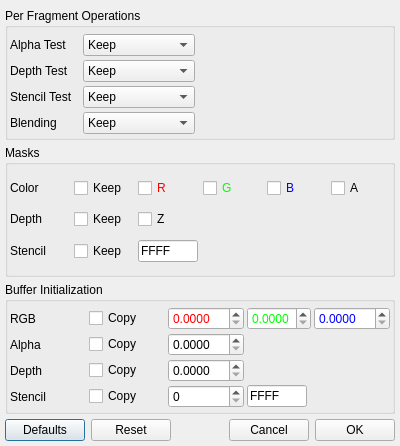
<?xml version="1.0" encoding="UTF-8"?>
<ui version="4.0">
 <class>ShFragmentTest</class>
 <widget class="QDialog" name="ShFragmentTest">
  <property name="geometry">
   <rect>
    <x>0</x>
    <y>0</y>
    <width>400</width>
    <height>446</height>
   </rect>
  </property>
  <property name="windowTitle">
   <string>Dialog</string>
  </property>
  <layout class="QVBoxLayout">
   <property name="spacing">
    <number>5</number>
   </property>
   <property name="leftMargin">
    <number>5</number>
   </property>
   <property name="topMargin">
    <number>8</number>
   </property>
   <property name="rightMargin">
    <number>5</number>
   </property>
   <property name="bottomMargin">
    <number>5</number>
   </property>
   <item>
    <widget class="QGroupBox" name="gbFragment">
     <property name="sizePolicy">
      <sizepolicy hsizetype="Preferred" vsizetype="Minimum">
       <horstretch>0</horstretch>
       <verstretch>0</verstretch>
      </sizepolicy>
     </property>
     <property name="title">
      <string>Per Fragment Operations</string>
     </property>
     <layout class="QGridLayout">
      <property name="sizeConstraint">
       <enum>QLayout::SetDefaultConstraint</enum>
      </property>
      <property name="leftMargin">
       <number>2</number>
      </property>
      <property name="topMargin">
       <number>5</number>
      </property>
      <property name="rightMargin">
       <number>2</number>
      </property>
      <property name="bottomMargin">
       <number>2</number>
      </property>
      <property name="horizontalSpacing">
       <number>10</number>
      </property>
      <property name="verticalSpacing">
       <number>3</number>
      </property>
      <item row="0" column="0">
       <widget class="QLabel" name="label_5">
        <property name="text">
         <string>Alpha Test</string>
        </property>
       </widget>
      </item>
      <item row="0" column="1">
       <widget class="QComboBox" name="cbAlphaTest">
        <property name="sizeAdjustPolicy">
         <enum>QComboBox::AdjustToContents</enum>
        </property>
        <item>
         <property name="text">
          <string>Keep</string>
         </property>
        </item>
        <item>
         <property name="text">
          <string>Force Disabled</string>
         </property>
        </item>
        <item>
         <property name="text">
          <string>Force Enabled</string>
         </property>
        </item>
       </widget>
      </item>
      <item row="3" column="1">
       <widget class="QComboBox" name="cbBlending">
        <item>
         <property name="text">
          <string>Keep</string>
         </property>
        </item>
        <item>
         <property name="text">
          <string>Force Disabled</string>
         </property>
        </item>
        <item>
         <property name="text">
          <string>Force Enabled</string>
         </property>
        </item>
       </widget>
      </item>
      <item row="2" column="1">
       <widget class="QComboBox" name="cbStencilTest">
        <item>
         <property name="text">
          <string>Keep</string>
         </property>
        </item>
        <item>
         <property name="text">
          <string>Force Disabled</string>
         </property>
        </item>
        <item>
         <property name="text">
          <string>Force Enabled</string>
         </property>
        </item>
       </widget>
      </item>
      <item row="3" column="0">
       <widget class="QLabel" name="label_8">
        <property name="text">
         <string>Blending</string>
        </property>
       </widget>
      </item>
      <item row="1" column="1">
       <widget class="QComboBox" name="cbDepthTest">
        <item>
         <property name="text">
          <string>Keep</string>
         </property>
        </item>
        <item>
         <property name="text">
          <string>Force Disabled</string>
         </property>
        </item>
        <item>
         <property name="text">
          <string>Force Enabled</string>
         </property>
        </item>
       </widget>
      </item>
      <item row="2" column="0">
       <widget class="QLabel" name="label_7">
        <property name="text">
         <string>Stencil Test</string>
        </property>
       </widget>
      </item>
      <item row="1" column="0">
       <widget class="QLabel" name="label_6">
        <property name="text">
         <string>Depth Test</string>
        </property>
       </widget>
      </item>
      <item row="0" column="2" rowspan="4">
       <spacer name="spacer_3">
        <property name="orientation">
         <enum>Qt::Horizontal</enum>
        </property>
        <property name="sizeHint" stdset="0">
         <size>
          <width>40</width>
          <height>20</height>
         </size>
        </property>
       </spacer>
      </item>
     </layout>
    </widget>
   </item>
   <item>
    <widget class="QGroupBox" name="gbMasks">
     <property name="title">
      <string>Masks</string>
     </property>
     <layout class="QGridLayout">
      <property name="leftMargin">
       <number>2</number>
      </property>
      <property name="topMargin">
       <number>5</number>
      </property>
      <property name="rightMargin">
       <number>2</number>
      </property>
      <property name="bottomMargin">
       <number>2</number>
      </property>
      <property name="horizontalSpacing">
       <number>5</number>
      </property>
      <property name="verticalSpacing">
       <number>3</number>
      </property>
      <item row="0" column="2">
       <widget class="QCheckBox" name="checkBox">
        <property name="palette">
         <palette>
          <active>
           <colorrole role="WindowText">
            <brush brushstyle="SolidPattern">
             <color alpha="255">
              <red>255</red>
              <green>0</green>
              <blue>0</blue>
             </color>
            </brush>
           </colorrole>
           <colorrole role="Text">
            <brush brushstyle="SolidPattern">
             <color alpha="255">
              <red>0</red>
              <green>0</green>
              <blue>0</blue>
             </color>
            </brush>
           </colorrole>
           <colorrole role="ButtonText">
            <brush brushstyle="SolidPattern">
             <color alpha="255">
              <red>0</red>
              <green>0</green>
              <blue>0</blue>
             </color>
            </brush>
           </colorrole>
          </active>
          <inactive>
           <colorrole role="WindowText">
            <brush brushstyle="SolidPattern">
             <color alpha="255">
              <red>255</red>
              <green>0</green>
              <blue>0</blue>
             </color>
            </brush>
           </colorrole>
           <colorrole role="Text">
            <brush brushstyle="SolidPattern">
             <color alpha="255">
              <red>0</red>
              <green>0</green>
              <blue>0</blue>
             </color>
            </brush>
           </colorrole>
           <colorrole role="ButtonText">
            <brush brushstyle="SolidPattern">
             <color alpha="255">
              <red>0</red>
              <green>0</green>
              <blue>0</blue>
             </color>
            </brush>
           </colorrole>
          </inactive>
          <disabled>
           <colorrole role="WindowText">
            <brush brushstyle="SolidPattern">
             <color alpha="255">
              <red>128</red>
              <green>128</green>
              <blue>128</blue>
             </color>
            </brush>
           </colorrole>
           <colorrole role="Text">
            <brush brushstyle="SolidPattern">
             <color alpha="255">
              <red>199</red>
              <green>199</green>
              <blue>199</blue>
             </color>
            </brush>
           </colorrole>
           <colorrole role="ButtonText">
            <brush brushstyle="SolidPattern">
             <color alpha="255">
              <red>128</red>
              <green>128</green>
              <blue>128</blue>
             </color>
            </brush>
           </colorrole>
          </disabled>
         </palette>
        </property>
        <property name="text">
         <string>R</string>
        </property>
       </widget>
      </item>
      <item row="2" column="0">
       <widget class="QLabel" name="label_10">
        <property name="text">
         <string>Depth</string>
        </property>
       </widget>
      </item>
      <item row="0" column="3">
       <widget class="QCheckBox" name="checkBox_2">
        <property name="palette">
         <palette>
          <active>
           <colorrole role="WindowText">
            <brush brushstyle="SolidPattern">
             <color alpha="255">
              <red>0</red>
              <green>255</green>
              <blue>0</blue>
             </color>
            </brush>
           </colorrole>
          </active>
          <inactive>
           <colorrole role="WindowText">
            <brush brushstyle="SolidPattern">
             <color alpha="255">
              <red>0</red>
              <green>255</green>
              <blue>0</blue>
             </color>
            </brush>
           </colorrole>
          </inactive>
          <disabled>
           <colorrole role="WindowText">
            <brush brushstyle="SolidPattern">
             <color alpha="255">
              <red>128</red>
              <green>128</green>
              <blue>128</blue>
             </color>
            </brush>
           </colorrole>
          </disabled>
         </palette>
        </property>
        <property name="text">
         <string>G</string>
        </property>
       </widget>
      </item>
      <item row="0" column="0">
       <widget class="QLabel" name="label_9">
        <property name="text">
         <string>Color</string>
        </property>
       </widget>
      </item>
      <item row="0" column="1">
       <widget class="QCheckBox" name="checkBox_8">
        <property name="text">
         <string>Keep</string>
        </property>
       </widget>
      </item>
      <item row="2" column="1">
       <widget class="QCheckBox" name="checkBox_7">
        <property name="text">
         <string>Keep</string>
        </property>
       </widget>
      </item>
      <item row="3" column="1">
       <widget class="QCheckBox" name="checkBox_6">
        <property name="text">
         <string>Keep</string>
        </property>
       </widget>
      </item>
      <item row="2" column="2">
       <widget class="QCheckBox" name="checkBox_5">
        <property name="text">
         <string>Z</string>
        </property>
       </widget>
      </item>
      <item row="0" column="4">
       <widget class="QCheckBox" name="checkBox_3">
        <property name="palette">
         <palette>
          <active>
           <colorrole role="WindowText">
            <brush brushstyle="SolidPattern">
             <color alpha="255">
              <red>0</red>
              <green>0</green>
              <blue>255</blue>
             </color>
            </brush>
           </colorrole>
          </active>
          <inactive>
           <colorrole role="WindowText">
            <brush brushstyle="SolidPattern">
             <color alpha="255">
              <red>0</red>
              <green>0</green>
              <blue>255</blue>
             </color>
            </brush>
           </colorrole>
          </inactive>
          <disabled>
           <colorrole role="WindowText">
            <brush brushstyle="SolidPattern">
             <color alpha="255">
              <red>128</red>
              <green>128</green>
              <blue>128</blue>
             </color>
            </brush>
           </colorrole>
          </disabled>
         </palette>
        </property>
        <property name="text">
         <string>B</string>
        </property>
       </widget>
      </item>
      <item row="3" column="0">
       <widget class="QLabel" name="label_11">
        <property name="text">
         <string>Stencil</string>
        </property>
       </widget>
      </item>
      <item row="0" column="5">
       <widget class="QCheckBox" name="checkBox_4">
        <property name="text">
         <string>A</string>
        </property>
       </widget>
      </item>
      <item row="3" column="2">
       <widget class="QLineEdit" name="lineEdit">
        <property name="sizePolicy">
         <sizepolicy hsizetype="Fixed" vsizetype="Fixed">
          <horstretch>0</horstretch>
          <verstretch>0</verstretch>
         </sizepolicy>
        </property>
        <property name="maximumSize">
         <size>
          <width>60</width>
          <height>16777215</height>
         </size>
        </property>
        <property name="inputMask">
         <string>HHhh; </string>
        </property>
        <property name="text">
         <string>FFFF</string>
        </property>
        <property name="cursorPosition">
         <number>0</number>
        </property>
       </widget>
      </item>
     </layout>
    </widget>
   </item>
   <item>
    <widget class="QGroupBox" name="gbBuffer">
     <property name="title">
      <string>Buffer Initialization</string>
     </property>
     <layout class="QGridLayout">
      <property name="leftMargin">
       <number>2</number>
      </property>
      <property name="topMargin">
       <number>5</number>
      </property>
      <property name="rightMargin">
       <number>2</number>
      </property>
      <property name="bottomMargin">
       <number>2</number>
      </property>
      <property name="spacing">
       <number>3</number>
      </property>
      <item row="2" column="2">
       <widget class="QDoubleSpinBox" name="dsDepthValue">
        <property name="decimals">
         <number>4</number>
        </property>
       </widget>
      </item>
      <item row="1" column="2">
       <widget class="QDoubleSpinBox" name="dsAlphaValue">
        <property name="decimals">
         <number>4</number>
        </property>
        <property name="maximum">
         <double>1.000000000000000</double>
        </property>
        <property name="singleStep">
         <double>0.010000000000000</double>
        </property>
       </widget>
      </item>
      <item row="3" column="1">
       <widget class="QCheckBox" name="cbStencilCopy">
        <property name="text">
         <string>Copy</string>
        </property>
       </widget>
      </item>
      <item row="1" column="0">
       <widget class="QLabel" name="label_2">
        <property name="text">
         <string>Alpha</string>
        </property>
       </widget>
      </item>
      <item row="2" column="0">
       <widget class="QLabel" name="label_3">
        <property name="text">
         <string>Depth</string>
        </property>
       </widget>
      </item>
      <item row="0" column="3">
       <widget class="QDoubleSpinBox" name="dsGreenValue">
        <property name="palette">
         <palette>
          <active>
           <colorrole role="WindowText">
            <brush brushstyle="SolidPattern">
             <color alpha="255">
              <red>0</red>
              <green>0</green>
              <blue>0</blue>
             </color>
            </brush>
           </colorrole>
           <colorrole role="Text">
            <brush brushstyle="SolidPattern">
             <color alpha="255">
              <red>0</red>
              <green>255</green>
              <blue>0</blue>
             </color>
            </brush>
           </colorrole>
           <colorrole role="ButtonText">
            <brush brushstyle="SolidPattern">
             <color alpha="255">
              <red>0</red>
              <green>255</green>
              <blue>0</blue>
             </color>
            </brush>
           </colorrole>
          </active>
          <inactive>
           <colorrole role="WindowText">
            <brush brushstyle="SolidPattern">
             <color alpha="255">
              <red>0</red>
              <green>0</green>
              <blue>0</blue>
             </color>
            </brush>
           </colorrole>
           <colorrole role="Text">
            <brush brushstyle="SolidPattern">
             <color alpha="255">
              <red>0</red>
              <green>255</green>
              <blue>0</blue>
             </color>
            </brush>
           </colorrole>
           <colorrole role="ButtonText">
            <brush brushstyle="SolidPattern">
             <color alpha="255">
              <red>0</red>
              <green>255</green>
              <blue>0</blue>
             </color>
            </brush>
           </colorrole>
          </inactive>
          <disabled>
           <colorrole role="WindowText">
            <brush brushstyle="SolidPattern">
             <color alpha="255">
              <red>128</red>
              <green>128</green>
              <blue>128</blue>
             </color>
            </brush>
           </colorrole>
           <colorrole role="Text">
            <brush brushstyle="SolidPattern">
             <color alpha="255">
              <red>199</red>
              <green>199</green>
              <blue>199</blue>
             </color>
            </brush>
           </colorrole>
           <colorrole role="ButtonText">
            <brush brushstyle="SolidPattern">
             <color alpha="255">
              <red>128</red>
              <green>128</green>
              <blue>128</blue>
             </color>
            </brush>
           </colorrole>
          </disabled>
         </palette>
        </property>
        <property name="decimals">
         <number>4</number>
        </property>
        <property name="maximum">
         <double>1.000000000000000</double>
        </property>
        <property name="singleStep">
         <double>0.010000000000000</double>
        </property>
       </widget>
      </item>
      <item row="1" column="1">
       <widget class="QCheckBox" name="cbAlphaCopy">
        <property name="text">
         <string>Copy</string>
        </property>
       </widget>
      </item>
      <item row="0" column="1">
       <widget class="QCheckBox" name="cbRGBCopy">
        <property name="text">
         <string>Copy</string>
        </property>
       </widget>
      </item>
      <item row="0" column="0">
       <widget class="QLabel" name="label">
        <property name="text">
         <string>RGB</string>
        </property>
       </widget>
      </item>
      <item row="2" column="1">
       <widget class="QCheckBox" name="cbDepthCopy">
        <property name="text">
         <string>Copy</string>
        </property>
       </widget>
      </item>
      <item row="0" column="2">
       <widget class="QDoubleSpinBox" name="dsRedValue">
        <property name="palette">
         <palette>
          <active>
           <colorrole role="Text">
            <brush brushstyle="SolidPattern">
             <color alpha="255">
              <red>255</red>
              <green>0</green>
              <blue>0</blue>
             </color>
            </brush>
           </colorrole>
           <colorrole role="ButtonText">
            <brush brushstyle="SolidPattern">
             <color alpha="255">
              <red>255</red>
              <green>0</green>
              <blue>0</blue>
             </color>
            </brush>
           </colorrole>
          </active>
          <inactive>
           <colorrole role="Text">
            <brush brushstyle="SolidPattern">
             <color alpha="255">
              <red>255</red>
              <green>0</green>
              <blue>0</blue>
             </color>
            </brush>
           </colorrole>
           <colorrole role="ButtonText">
            <brush brushstyle="SolidPattern">
             <color alpha="255">
              <red>255</red>
              <green>0</green>
              <blue>0</blue>
             </color>
            </brush>
           </colorrole>
          </inactive>
          <disabled>
           <colorrole role="Text">
            <brush brushstyle="SolidPattern">
             <color alpha="255">
              <red>199</red>
              <green>199</green>
              <blue>199</blue>
             </color>
            </brush>
           </colorrole>
           <colorrole role="ButtonText">
            <brush brushstyle="SolidPattern">
             <color alpha="255">
              <red>128</red>
              <green>128</green>
              <blue>128</blue>
             </color>
            </brush>
           </colorrole>
          </disabled>
         </palette>
        </property>
        <property name="decimals">
         <number>4</number>
        </property>
        <property name="maximum">
         <double>1.000000000000000</double>
        </property>
        <property name="singleStep">
         <double>0.010000000000000</double>
        </property>
       </widget>
      </item>
      <item row="3" column="3">
       <widget class="QLineEdit" name="leStencilValue">
        <property name="sizePolicy">
         <sizepolicy hsizetype="Fixed" vsizetype="Fixed">
          <horstretch>0</horstretch>
          <verstretch>0</verstretch>
         </sizepolicy>
        </property>
        <property name="maximumSize">
         <size>
          <width>60</width>
          <height>16777215</height>
         </size>
        </property>
        <property name="inputMask">
         <string>HHhh; </string>
        </property>
        <property name="text">
         <string>FFFF</string>
        </property>
        <property name="cursorPosition">
         <number>0</number>
        </property>
       </widget>
      </item>
      <item row="0" column="4">
       <widget class="QDoubleSpinBox" name="dsBlueValue">
        <property name="palette">
         <palette>
          <active>
           <colorrole role="Text">
            <brush brushstyle="SolidPattern">
             <color alpha="255">
              <red>0</red>
              <green>0</green>
              <blue>255</blue>
             </color>
            </brush>
           </colorrole>
           <colorrole role="ButtonText">
            <brush brushstyle="SolidPattern">
             <color alpha="255">
              <red>0</red>
              <green>0</green>
              <blue>255</blue>
             </color>
            </brush>
           </colorrole>
          </active>
          <inactive>
           <colorrole role="Text">
            <brush brushstyle="SolidPattern">
             <color alpha="255">
              <red>0</red>
              <green>0</green>
              <blue>255</blue>
             </color>
            </brush>
           </colorrole>
           <colorrole role="ButtonText">
            <brush brushstyle="SolidPattern">
             <color alpha="255">
              <red>0</red>
              <green>0</green>
              <blue>255</blue>
             </color>
            </brush>
           </colorrole>
          </inactive>
          <disabled>
           <colorrole role="Text">
            <brush brushstyle="SolidPattern">
             <color alpha="255">
              <red>199</red>
              <green>199</green>
              <blue>199</blue>
             </color>
            </brush>
           </colorrole>
           <colorrole role="ButtonText">
            <brush brushstyle="SolidPattern">
             <color alpha="255">
              <red>128</red>
              <green>128</green>
              <blue>128</blue>
             </color>
            </brush>
           </colorrole>
          </disabled>
         </palette>
        </property>
        <property name="decimals">
         <number>4</number>
        </property>
        <property name="maximum">
         <double>1.000000000000000</double>
        </property>
        <property name="singleStep">
         <double>0.010000000000000</double>
        </property>
       </widget>
      </item>
      <item row="3" column="0">
       <widget class="QLabel" name="label_4">
        <property name="text">
         <string>Stencil</string>
        </property>
       </widget>
      </item>
      <item row="3" column="2">
       <widget class="QSpinBox" name="dsStencilValue">
        <property name="maximum">
         <number>65536</number>
        </property>
       </widget>
      </item>
     </layout>
    </widget>
   </item>
   <item>
    <layout class="QHBoxLayout" name="horizontalLayout">
     <property name="spacing">
      <number>6</number>
     </property>
     <property name="margin">
      <number>0</number>
     </property>
     <item>
      <widget class="QPushButton" name="pbDefaults">
       <property name="text">
        <string>Defaults</string>
       </property>
      </widget>
     </item>
     <item>
      <widget class="QPushButton" name="pbReset">
       <property name="text">
        <string>Reset</string>
       </property>
      </widget>
     </item>
     <item>
      <spacer name="spacer_5">
       <property name="orientation">
        <enum>Qt::Horizontal</enum>
       </property>
       <property name="sizeHint" stdset="0">
        <size>
         <width>40</width>
         <height>20</height>
        </size>
       </property>
      </spacer>
     </item>
     <item>
      <widget class="QPushButton" name="pbCancel">
       <property name="text">
        <string>Cancel</string>
       </property>
      </widget>
     </item>
     <item>
      <widget class="QPushButton" name="pbOK">
       <property name="text">
        <string>OK</string>
       </property>
      </widget>
     </item>
    </layout>
   </item>
  </layout>
 </widget>
 <resources/>
 <connections>
  <connection>
   <sender>cbRGBCopy</sender>
   <signal>toggled(bool)</signal>
   <receiver>dsRedValue</receiver>
   <slot>setDisabled(bool)</slot>
   <hints>
    <hint type="sourcelabel">
     <x>162</x>
     <y>295</y>
    </hint>
    <hint type="destinationlabel">
     <x>238</x>
     <y>297</y>
    </hint>
   </hints>
  </connection>
  <connection>
   <sender>cbRGBCopy</sender>
   <signal>toggled(bool)</signal>
   <receiver>dsGreenValue</receiver>
   <slot>setDisabled(bool)</slot>
   <hints>
    <hint type="sourcelabel">
     <x>162</x>
     <y>295</y>
    </hint>
    <hint type="destinationlabel">
     <x>315</x>
     <y>297</y>
    </hint>
   </hints>
  </connection>
  <connection>
   <sender>cbRGBCopy</sender>
   <signal>toggled(bool)</signal>
   <receiver>dsBlueValue</receiver>
   <slot>setDisabled(bool)</slot>
   <hints>
    <hint type="sourcelabel">
     <x>162</x>
     <y>295</y>
    </hint>
    <hint type="destinationlabel">
     <x>389</x>
     <y>297</y>
    </hint>
   </hints>
  </connection>
  <connection>
   <sender>cbAlphaCopy</sender>
   <signal>toggled(bool)</signal>
   <receiver>dsAlphaValue</receiver>
   <slot>setDisabled(bool)</slot>
   <hints>
    <hint type="sourcelabel">
     <x>162</x>
     <y>321</y>
    </hint>
    <hint type="destinationlabel">
     <x>238</x>
     <y>323</y>
    </hint>
   </hints>
  </connection>
  <connection>
   <sender>cbDepthCopy</sender>
   <signal>toggled(bool)</signal>
   <receiver>dsDepthValue</receiver>
   <slot>setDisabled(bool)</slot>
   <hints>
    <hint type="sourcelabel">
     <x>162</x>
     <y>347</y>
    </hint>
    <hint type="destinationlabel">
     <x>238</x>
     <y>349</y>
    </hint>
   </hints>
  </connection>
  <connection>
   <sender>cbStencilCopy</sender>
   <signal>toggled(bool)</signal>
   <receiver>dsStencilValue</receiver>
   <slot>setDisabled(bool)</slot>
   <hints>
    <hint type="sourcelabel">
     <x>162</x>
     <y>373</y>
    </hint>
    <hint type="destinationlabel">
     <x>238</x>
     <y>375</y>
    </hint>
   </hints>
  </connection>
  <connection>
   <sender>pbDefaults</sender>
   <signal>clicked()</signal>
   <receiver>ShFragmentTest</receiver>
   <slot>setDefaults()</slot>
   <hints>
    <hint type="sourcelabel">
     <x>47</x>
     <y>420</y>
    </hint>
    <hint type="destinationlabel">
     <x>199</x>
     <y>222</y>
    </hint>
   </hints>
  </connection>
  <connection>
   <sender>pbReset</sender>
   <signal>clicked()</signal>
   <receiver>ShFragmentTest</receiver>
   <slot>resetSettings()</slot>
   <hints>
    <hint type="sourcelabel">
     <x>138</x>
     <y>420</y>
    </hint>
    <hint type="destinationlabel">
     <x>199</x>
     <y>222</y>
    </hint>
   </hints>
  </connection>
  <connection>
   <sender>pbOK</sender>
   <signal>clicked()</signal>
   <receiver>ShFragmentTest</receiver>
   <slot>apply()</slot>
   <hints>
    <hint type="sourcelabel">
     <x>352</x>
     <y>420</y>
    </hint>
    <hint type="destinationlabel">
     <x>199</x>
     <y>222</y>
    </hint>
   </hints>
  </connection>
  <connection>
   <sender>pbCancel</sender>
   <signal>clicked()</signal>
   <receiver>ShFragmentTest</receiver>
   <slot>reject()</slot>
   <hints>
    <hint type="sourcelabel">
     <x>261</x>
     <y>420</y>
    </hint>
    <hint type="destinationlabel">
     <x>199</x>
     <y>222</y>
    </hint>
   </hints>
  </connection>
  <connection>
   <sender>dsStencilValue</sender>
   <signal>valueChanged(int)</signal>
   <receiver>ShFragmentTest</receiver>
   <slot>updateStencil(int)</slot>
   <hints>
    <hint type="sourcelabel">
     <x>206</x>
     <y>364</y>
    </hint>
    <hint type="destinationlabel">
     <x>199</x>
     <y>222</y>
    </hint>
   </hints>
  </connection>
  <connection>
   <sender>leStencilValue</sender>
   <signal>textChanged(QString)</signal>
   <receiver>ShFragmentTest</receiver>
   <slot>updateStencil(QString)</slot>
   <hints>
    <hint type="sourcelabel">
     <x>277</x>
     <y>364</y>
    </hint>
    <hint type="destinationlabel">
     <x>199</x>
     <y>222</y>
    </hint>
   </hints>
  </connection>
 </connections>
 <slots>
  <slot>setDefaults()</slot>
  <slot>resetSettings()</slot>
  <slot>apply()</slot>
  <slot>updateStencil(int)</slot>
  <slot>updateStencil(QString)</slot>
 </slots>
</ui>
